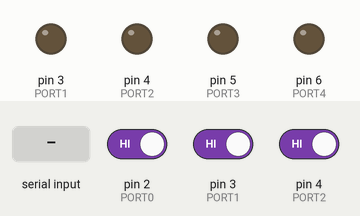
This sketch was run on a simulated Arduino Uno, built with avr-gcc and run on an emulated ATmega328P. Shown: output pins drawn as LEDs (lit = HIGH). The test bench sets the inputs (shaded band); at power-on: pin 2 (PORT0) HIGH, pin 3 (PORT1) HIGH, pin 4 (PORT2) HIGH. What the sketch prints to the serial monitor is not drawn.

Above: at 1.2 s.
1.3 s: pin 2 (PORT0) driven LOW
3.0 s: pin 3 (PORT1) driven LOW
4.5 s: byte 30 received over Serial
7.5 s: byte 120 received over Serial
10.5 s: byte 90 received over Serial
At 11.3 s:
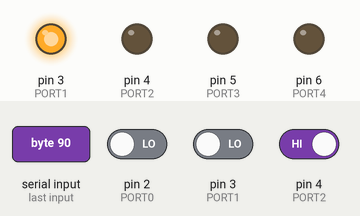
12.0 s: pin 4 (PORT2) driven LOW
Timing chart, 0 to 14.5 s (numbered marks = the images above; inputs shaded):
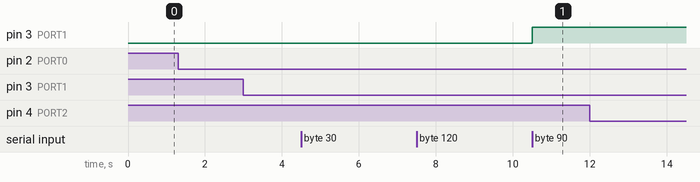

The sketch:

craft18duino.ino
```cpp
#define PORT0 2
#define PORT1 3
#define PORT2 4
#define PORT3 5
#define PORT4 6

void setup() {
  digitalWrite(PORT0, LOW);
  digitalWrite(PORT1, LOW);
  digitalWrite(PORT2, LOW);
  digitalWrite(PORT3, LOW);
  digitalWrite(PORT4, LOW);
  Serial.begin(115200);
}

int lastRead = 0;
void loop() {
  int x = lastRead;
  while (Serial.available()) {
    x = Serial.read();
  }
  if (x != lastRead) {
    pinMode(PORT0, (x & (1 << 0)) ? OUTPUT : INPUT_PULLUP);
    pinMode(PORT1, (x & (1 << 1)) ? OUTPUT : INPUT_PULLUP);
    pinMode(PORT2, (x & (1 << 2)) ? OUTPUT : INPUT_PULLUP);
    pinMode(PORT3, (x & (1 << 3)) ? OUTPUT : INPUT_PULLUP);
    pinMode(PORT4, (x & (1 << 4)) ? OUTPUT : INPUT_PULLUP);
    lastRead = x;
  }
  Serial.write(((!digitalRead(PORT0) << 0) |
                (!digitalRead(PORT1) << 1) |
                (!digitalRead(PORT2) << 2) |
                (!digitalRead(PORT3) << 3) |
                (!digitalRead(PORT4) << 4)) & ~lastRead);
  delay(2);
}
```

Measured:
- after the input at 1.3 s, every drawn part: stays the same
- after the input at 3.0 s, every drawn part: stays the same
- after the input at 7.5 s, every drawn part: stays the same
- after the input at 10.5 s, pin 3 (PORT1): LOW → HIGH at once
- after the input at 12.0 s, every drawn part: stays the same
